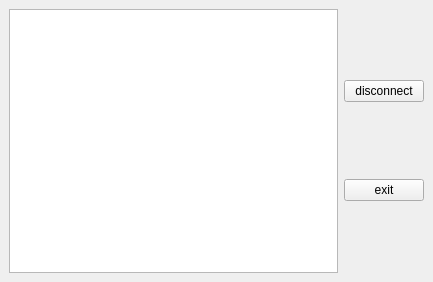
<?xml version="1.0" encoding="UTF-8"?>
<ui version="4.0">
 <class>server_show</class>
 <widget class="QMainWindow" name="server_show">
  <property name="geometry">
   <rect>
    <x>0</x>
    <y>0</y>
    <width>433</width>
    <height>282</height>
   </rect>
  </property>
  <property name="windowTitle">
   <string>MainWindow</string>
  </property>
  <widget class="QWidget" name="centralwidget">
   <layout class="QGridLayout" name="gridLayout">
    <item row="0" column="0">
     <layout class="QHBoxLayout" name="horizontalLayout">
      <item>
       <widget class="QListWidget" name="list_ser">
        <property name="styleSheet">
         <string notr="true">background-image: url(:/new/prefix1/timg.jpg);</string>
        </property>
       </widget>
      </item>
      <item>
       <layout class="QVBoxLayout" name="verticalLayout">
        <item>
         <widget class="QPushButton" name="dis_bt">
          <property name="text">
           <string>disconnect</string>
          </property>
         </widget>
        </item>
        <item>
         <widget class="QPushButton" name="exit_ser">
          <property name="text">
           <string>exit</string>
          </property>
         </widget>
        </item>
       </layout>
      </item>
     </layout>
    </item>
   </layout>
  </widget>
 </widget>
 <resources/>
 <connections/>
</ui>
